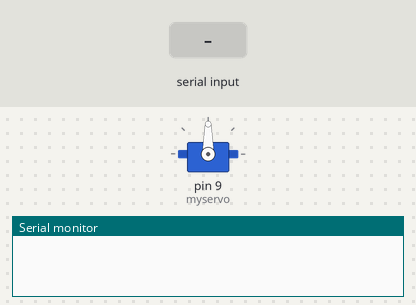
Bench run of a sketch on a simulated Arduino Uno, built with avr-gcc and run on an emulated ATmega328P. Shown: servo, the last lines printed to the serial monitor. The inputs (shaded band) are chosen by the test bench.

Above: at 1.2 s.
1.3 s: "90,45\n" received over Serial
At 2.3 s:
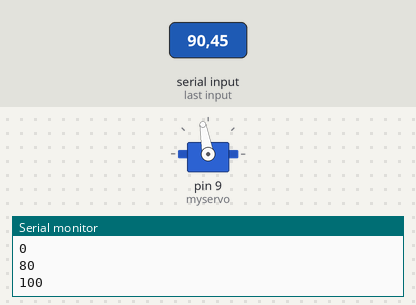
2.8 s: "30,150\n" received over Serial
At 3.4 s:
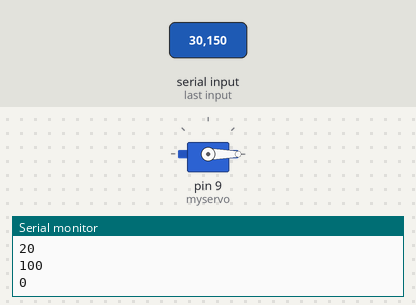
4.3 s: "200\n" received over Serial
5.8 s: "5\n" received over Serial
At 6.7 s:
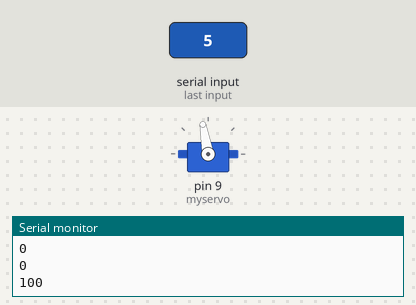
7.3 s: "90\n" received over Serial
At 7.9 s:
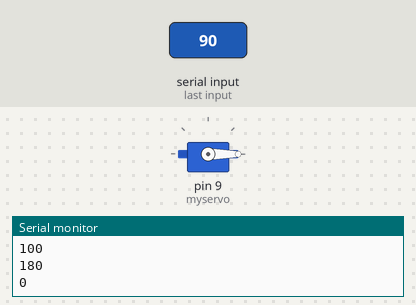
Timing chart, 0 to 9.8 s (numbered marks = the images above; inputs shaded):
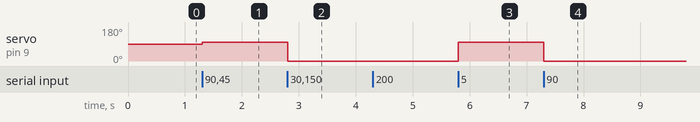

The sketch:

servo_test.ino
```cpp
/*
 Controlling a servo position using a potentiometer (variable resistor)
 by Michal Rinott <http://people.interaction-ivrea.it/m.rinott>

 modified on 8 Nov 2013
 by Scott Fitzgerald
 http://www.arduino.cc/en/Tutorial/Knob
*/

#include <Servo.h>

Servo myservo;  // create servo object to control a servo


void setup() {
  myservo.attach(9);  // attaches the servo on pin 9 to the servo object
  Serial.begin(9600);
}

char incomingByte = 0;
int choice = 0;

void loop() {
  // for (int i = 1; i <= 180; i++) {
  //   myservo.write(i);  // sets the servo position according to the scaled value
  //   delay(10);
  // }
  // for (int i = 179; i >= 0; i--) {
  //   myservo.write(i);
  //   delay(10);
  // }
  // myservo.write(90);
  // delay(1000);
  // myservo.write(180);
  // delay(1000);
  // myservo.write(0);
  // delay(1000);

  if (Serial.available() > 0) {
    incomingByte = Serial.read();
    choice = (incomingByte - '0') * 180 / 9;
    if (choice >= 0 && choice <= 180) {
      Serial.println(choice);
      myservo.write(choice);
    }
  }
}
```

Measured:
- after the input at 1.3 s, servo on pin 9 (myservo): 90° → 100° at once
- after the input at 2.8 s, servo on pin 9 (myservo): 100° → 0° at once
- after the input at 5.8 s, servo on pin 9 (myservo): 0° → 100° at once
- after the input at 7.3 s, servo on pin 9 (myservo): 100° → 0° at once
